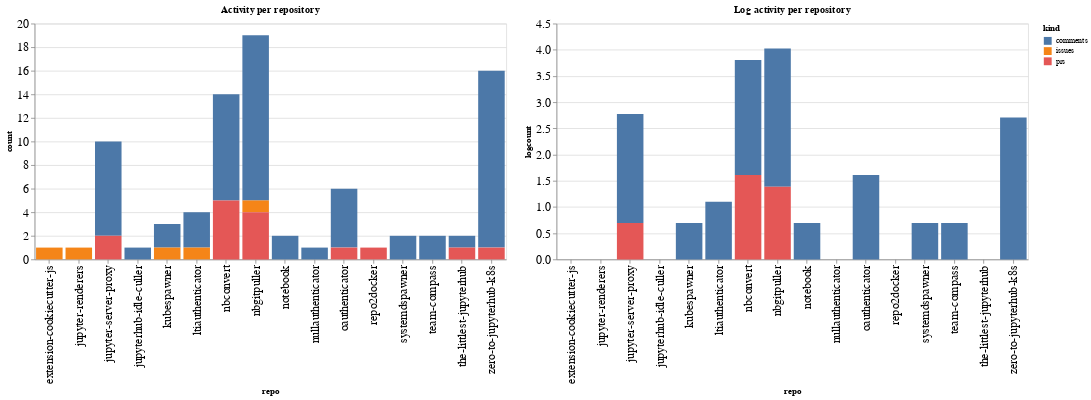

This figure's notebook cell:
### Code cell
ch1 = alt.Chart(repo_summaries, width=600, title="Activity per repository").mark_bar().encode(
    x='repo',
    y='count',
    color='kind',
    tooltip="kind"
)

ch2 = alt.Chart(repo_summaries, width=600, title="Log activity per repository").mark_bar().encode(
    x='repo',
    y='logcount',
    color='kind',
    tooltip="kind"
)

ch1 | ch2

### Figure 1 — Vega-Lite specification as saved in the notebook (floating-point values rounded to 4 significant figures)
{"config": {"axisLeft": {"labelFontSize": 15}, "axisBottom": {"labelFontSize": 15}}, "hconcat": [{"mark": "bar", "encoding": {"color": {"type": "nominal", "field": "kind"}, "tooltip": {"type": "nominal", "field": "kind"}, "x": {"type": "nominal", "field": "repo"}, "y": {"type": "quantitative", "field": "count"}}, "title": "Activity per repository", "width": 600}, {"mark": "bar", "encoding": {"color": {"type": "nominal", "field": "kind"}, "tooltip": {"type": "nominal", "field": "kind"}, "x": {"type": "nominal", "field": "repo"}, "y": {"type": "quantitative", "field": "logcount"}}, "title": "Log activity per repository", "width": 600}], "data": {"name": "data-b6099b00c826aef229e8f7205dc723b6"}, "$schema": "https://vega.github.io/schema/vega-lite/v4.8.1.json", "datasets": {"data-b6099b00c826aef229e8f7205dc723b6": [{"repo": "extension-cookiecutter-js", "kind": "issues", "count": 1, "logcount": 0.0}, {"repo": "jupyter-renderers", "kind": "issues", "count": 1, "logcount": 0.0}, {"repo": "jupyter-server-proxy", "kind": "comments", "count": 8, "logcount": 2.079}, {"repo": "jupyter-server-proxy", "kind": "prs", "count": 2, "logcount": 0.6931}, {"repo": "jupyterhub-idle-culler", "kind": "comments", "count": 1, "logcount": 0.0}, {"repo": "kubespawner", "kind": "comments", "count": 2, "logcount": 0.6931}, {"repo": "kubespawner", "kind": "issues", "count": 1, "logcount": 0.0}, {"repo": "ltiauthenticator", "kind": "comments", "count": 3, "logcount": 1.099}, {"repo": "ltiauthenticator", "kind": "issues", "count": 1, "logcount": 0.0}, {"repo": "nbconvert", "kind": "comments", "count": 9, "logcount": 2.197}, {"repo": "nbconvert", "kind": "prs", "count": 5, "logcount": 1.609}, {"repo": "nbgitpuller", "kind": "comments", "count": 14, "logcount": 2.639}, {"repo": "nbgitpuller", "kind": "issues", "count": 1, "logcount": 0.0}, {"repo": "nbgitpuller", "kind": "prs", "count": 4, "logcount": 1.386}, {"repo": "notebook", "kind": "comments", "count": 2, "logcount": 0.6931}, {"repo": "nullauthenticator", "kind": "comments", "count": 1, "logcount": 0.0}, {"repo": "oauthenticator", "kind": "comments", "count": 5, "logcount": 1.609}, {"repo": "oauthenticator", "kind": "prs", "count": 1, "logcount": 0.0}, {"repo": "repo2docker", "kind": "prs", "count": 1, "logcount": 0.0}, {"repo": "systemdspawner", "kind": "comments", "count": 2, "logcount": 0.6931}, {"repo": "team-compass", "kind": "comments", "count": 2, "logcount": 0.6931}, {"repo": "the-littlest-jupyterhub", "kind": "comments", "count": 1, "logcount": 0.0}, {"repo": "the-littlest-jupyterhub", "kind": "prs", "count": 1, "logcount": 0.0}, {"repo": "zero-to-jupyterhub-k8s", "kind": "comments", "count": 15, "logcount": 2.708}, {"repo": "zero-to-jupyterhub-k8s", "kind": "prs", "count": 1, "logcount": 0.0}]}}
